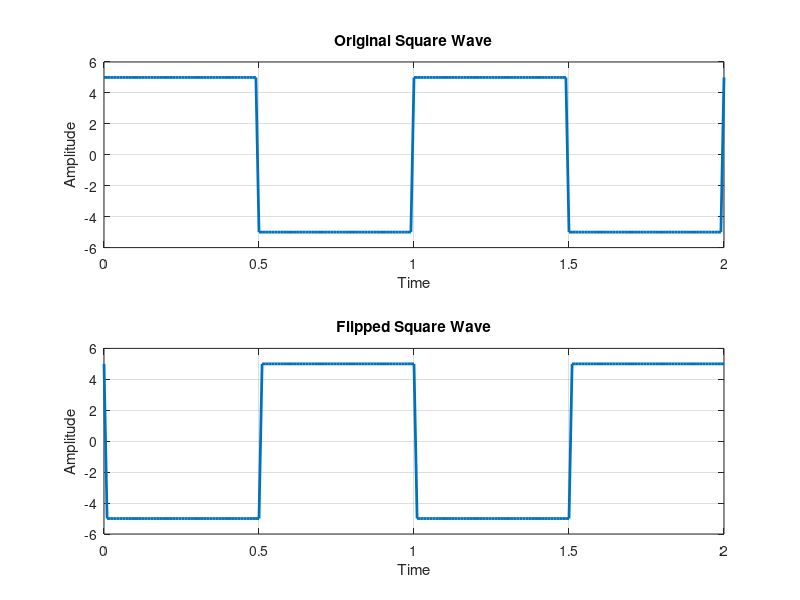

This figure's MATLAB source:
t = 0:0.01:2;  

% Generate a square wave with amplitude ranging from -5 to 5
amp = 5; 
square_wave = amp * square(2 * pi * t);  

flipped_wave = fliplr(square_wave);  % Time-reversed square wave

% Plot the original square wave
subplot(2,1,1);  
plot(t, square_wave, 'LineWidth', 2);
title('Original Square Wave'), xlabel('Time'), ylabel('Amplitude');
axis([0 2 -6 6]);
grid on;

% Plot the flipped square wave
subplot(2,1,2);  
plot(t, flipped_wave, 'LineWidth', 2);
title('Flipped Square Wave'), xlabel('Time'), ylabel('Amplitude');
axis([0 2 -6 6]);
grid on;
